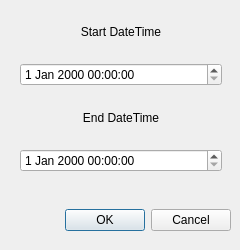
<?xml version="1.0" encoding="UTF-8"?>
<ui version="4.0">
 <class>CustomDateTimeRangeDialog</class>
 <widget class="QDialog" name="CustomDateTimeRangeDialog">
  <property name="geometry">
   <rect>
    <x>0</x>
    <y>0</y>
    <width>240</width>
    <height>250</height>
   </rect>
  </property>
  <property name="windowTitle">
   <string>Dialog</string>
  </property>
  <widget class="QDialogButtonBox" name="buttonBox">
   <property name="geometry">
    <rect>
     <x>10</x>
     <y>200</y>
     <width>221</width>
     <height>41</height>
    </rect>
   </property>
   <property name="orientation">
    <enum>Qt::Orientation::Horizontal</enum>
   </property>
   <property name="standardButtons">
    <set>QDialogButtonBox::StandardButton::Cancel|QDialogButtonBox::StandardButton::Ok</set>
   </property>
  </widget>
  <widget class="QWidget" name="verticalLayoutWidget">
   <property name="geometry">
    <rect>
     <x>20</x>
     <y>20</y>
     <width>202</width>
     <height>152</height>
    </rect>
   </property>
   <layout class="QVBoxLayout" name="verticalLayout">
    <property name="spacing">
     <number>20</number>
    </property>
    <item>
     <widget class="QLabel" name="startLabel">
      <property name="minimumSize">
       <size>
        <width>200</width>
        <height>0</height>
       </size>
      </property>
      <property name="text">
       <string>Start DateTime</string>
      </property>
      <property name="alignment">
       <set>Qt::AlignmentFlag::AlignCenter</set>
      </property>
     </widget>
    </item>
    <item>
     <widget class="QDateTimeEdit" name="startDateTimeEdit">
      <property name="minimumSize">
       <size>
        <width>200</width>
        <height>0</height>
       </size>
      </property>
     </widget>
    </item>
    <item>
     <widget class="QLabel" name="endLabel">
      <property name="minimumSize">
       <size>
        <width>200</width>
        <height>0</height>
       </size>
      </property>
      <property name="text">
       <string>End DateTime</string>
      </property>
      <property name="alignment">
       <set>Qt::AlignmentFlag::AlignCenter</set>
      </property>
     </widget>
    </item>
    <item>
     <widget class="QDateTimeEdit" name="endDateTimeEdit">
      <property name="minimumSize">
       <size>
        <width>200</width>
        <height>0</height>
       </size>
      </property>
     </widget>
    </item>
   </layout>
  </widget>
 </widget>
 <resources/>
 <connections>
  <connection>
   <sender>buttonBox</sender>
   <signal>accepted()</signal>
   <receiver>CustomDateTimeRangeDialog</receiver>
   <slot>accept()</slot>
   <hints>
    <hint type="sourcelabel">
     <x>248</x>
     <y>254</y>
    </hint>
    <hint type="destinationlabel">
     <x>157</x>
     <y>274</y>
    </hint>
   </hints>
  </connection>
  <connection>
   <sender>buttonBox</sender>
   <signal>rejected()</signal>
   <receiver>CustomDateTimeRangeDialog</receiver>
   <slot>reject()</slot>
   <hints>
    <hint type="sourcelabel">
     <x>316</x>
     <y>260</y>
    </hint>
    <hint type="destinationlabel">
     <x>286</x>
     <y>274</y>
    </hint>
   </hints>
  </connection>
 </connections>
</ui>
